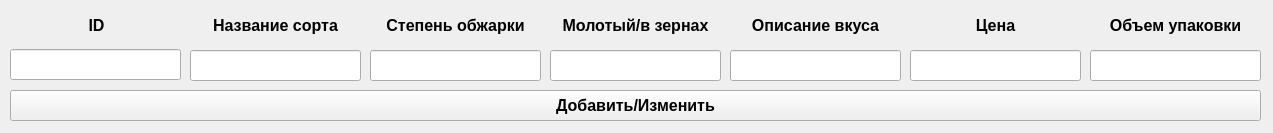
<?xml version="1.0" encoding="UTF-8"?>
<ui version="4.0">
 <class>addEditCoffeeForm</class>
 <widget class="QWidget" name="addEditCoffeeForm">
  <property name="geometry">
   <rect>
    <x>0</x>
    <y>0</y>
    <width>1273</width>
    <height>133</height>
   </rect>
  </property>
  <property name="font">
   <font>
    <pointsize>12</pointsize>
    <weight>75</weight>
    <bold>true</bold>
   </font>
  </property>
  <property name="windowTitle">
   <string>Добавление/изменение кофе</string>
  </property>
  <widget class="QLineEdit" name="lineEdit1">
   <property name="geometry">
    <rect>
     <x>10</x>
     <y>49</y>
     <width>171</width>
     <height>31</height>
    </rect>
   </property>
  </widget>
  <widget class="QLabel" name="label1">
   <property name="geometry">
    <rect>
     <x>16</x>
     <y>10</y>
     <width>161</width>
     <height>31</height>
    </rect>
   </property>
   <property name="text">
    <string>ID</string>
   </property>
   <property name="alignment">
    <set>Qt::AlignCenter</set>
   </property>
  </widget>
  <widget class="QLabel" name="label2">
   <property name="geometry">
    <rect>
     <x>190</x>
     <y>10</y>
     <width>171</width>
     <height>31</height>
    </rect>
   </property>
   <property name="font">
    <font>
     <pointsize>12</pointsize>
     <weight>75</weight>
     <bold>true</bold>
    </font>
   </property>
   <property name="text">
    <string>Название сорта</string>
   </property>
   <property name="alignment">
    <set>Qt::AlignCenter</set>
   </property>
  </widget>
  <widget class="QLineEdit" name="lineEdit2">
   <property name="geometry">
    <rect>
     <x>190</x>
     <y>50</y>
     <width>171</width>
     <height>31</height>
    </rect>
   </property>
  </widget>
  <widget class="QLineEdit" name="lineEdit3">
   <property name="geometry">
    <rect>
     <x>370</x>
     <y>50</y>
     <width>171</width>
     <height>31</height>
    </rect>
   </property>
  </widget>
  <widget class="QLineEdit" name="lineEdit4">
   <property name="geometry">
    <rect>
     <x>550</x>
     <y>50</y>
     <width>171</width>
     <height>31</height>
    </rect>
   </property>
  </widget>
  <widget class="QLineEdit" name="lineEdit5">
   <property name="geometry">
    <rect>
     <x>730</x>
     <y>50</y>
     <width>171</width>
     <height>31</height>
    </rect>
   </property>
  </widget>
  <widget class="QLineEdit" name="lineEdit6">
   <property name="geometry">
    <rect>
     <x>910</x>
     <y>50</y>
     <width>171</width>
     <height>31</height>
    </rect>
   </property>
  </widget>
  <widget class="QLineEdit" name="lineEdit7">
   <property name="geometry">
    <rect>
     <x>1090</x>
     <y>50</y>
     <width>171</width>
     <height>31</height>
    </rect>
   </property>
  </widget>
  <widget class="QLabel" name="label3">
   <property name="geometry">
    <rect>
     <x>370</x>
     <y>10</y>
     <width>171</width>
     <height>31</height>
    </rect>
   </property>
   <property name="text">
    <string>Степень обжарки</string>
   </property>
   <property name="alignment">
    <set>Qt::AlignCenter</set>
   </property>
  </widget>
  <widget class="QLabel" name="label4">
   <property name="geometry">
    <rect>
     <x>550</x>
     <y>10</y>
     <width>171</width>
     <height>31</height>
    </rect>
   </property>
   <property name="text">
    <string>Молотый/в зернах</string>
   </property>
   <property name="alignment">
    <set>Qt::AlignCenter</set>
   </property>
  </widget>
  <widget class="QLabel" name="label5">
   <property name="geometry">
    <rect>
     <x>730</x>
     <y>10</y>
     <width>171</width>
     <height>31</height>
    </rect>
   </property>
   <property name="text">
    <string>Описание вкуса</string>
   </property>
   <property name="alignment">
    <set>Qt::AlignCenter</set>
   </property>
  </widget>
  <widget class="QLabel" name="label6">
   <property name="geometry">
    <rect>
     <x>910</x>
     <y>10</y>
     <width>171</width>
     <height>31</height>
    </rect>
   </property>
   <property name="text">
    <string>Цена</string>
   </property>
   <property name="alignment">
    <set>Qt::AlignCenter</set>
   </property>
  </widget>
  <widget class="QLabel" name="label7">
   <property name="geometry">
    <rect>
     <x>1090</x>
     <y>10</y>
     <width>171</width>
     <height>31</height>
    </rect>
   </property>
   <property name="text">
    <string>Объем упаковки</string>
   </property>
   <property name="alignment">
    <set>Qt::AlignCenter</set>
   </property>
  </widget>
  <widget class="QPushButton" name="pushButton">
   <property name="geometry">
    <rect>
     <x>10</x>
     <y>90</y>
     <width>1251</width>
     <height>31</height>
    </rect>
   </property>
   <property name="text">
    <string>Добавить/Изменить</string>
   </property>
  </widget>
 </widget>
 <resources/>
 <connections/>
</ui>
